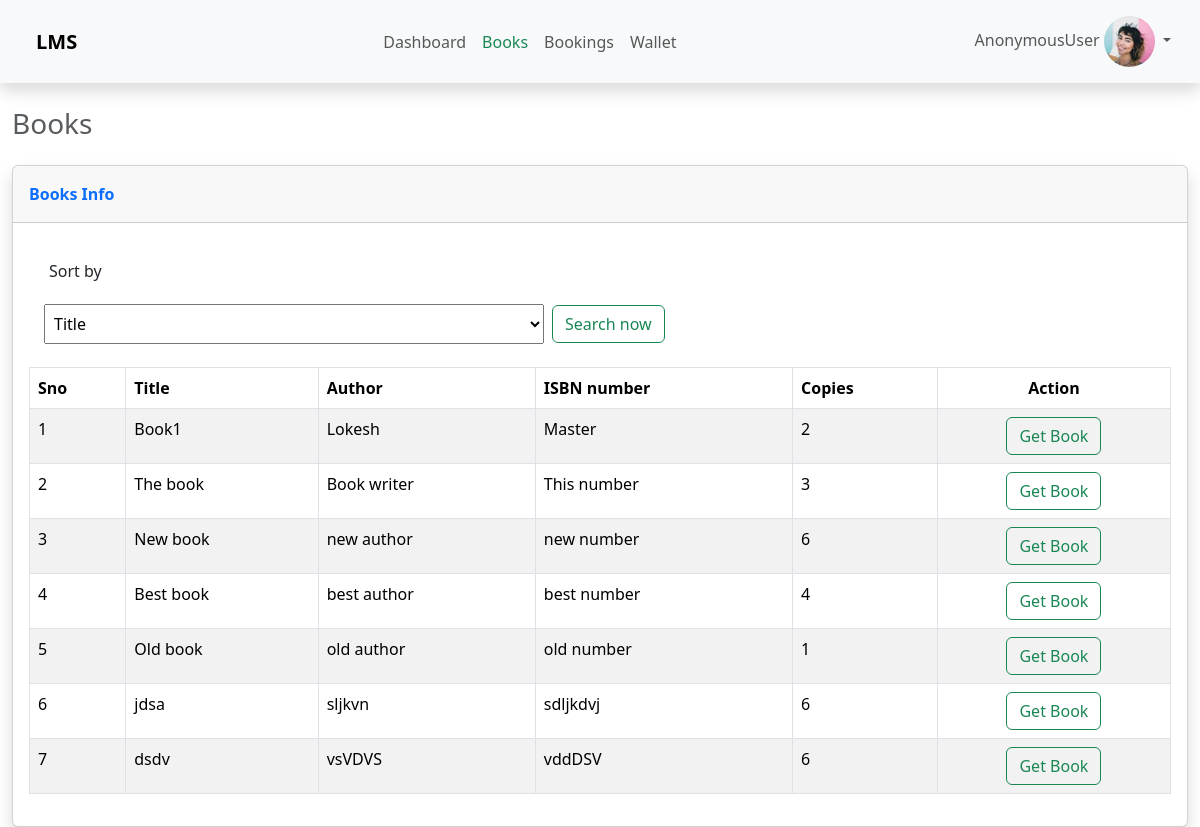
/books/, run on an earlier commit of the app's database.
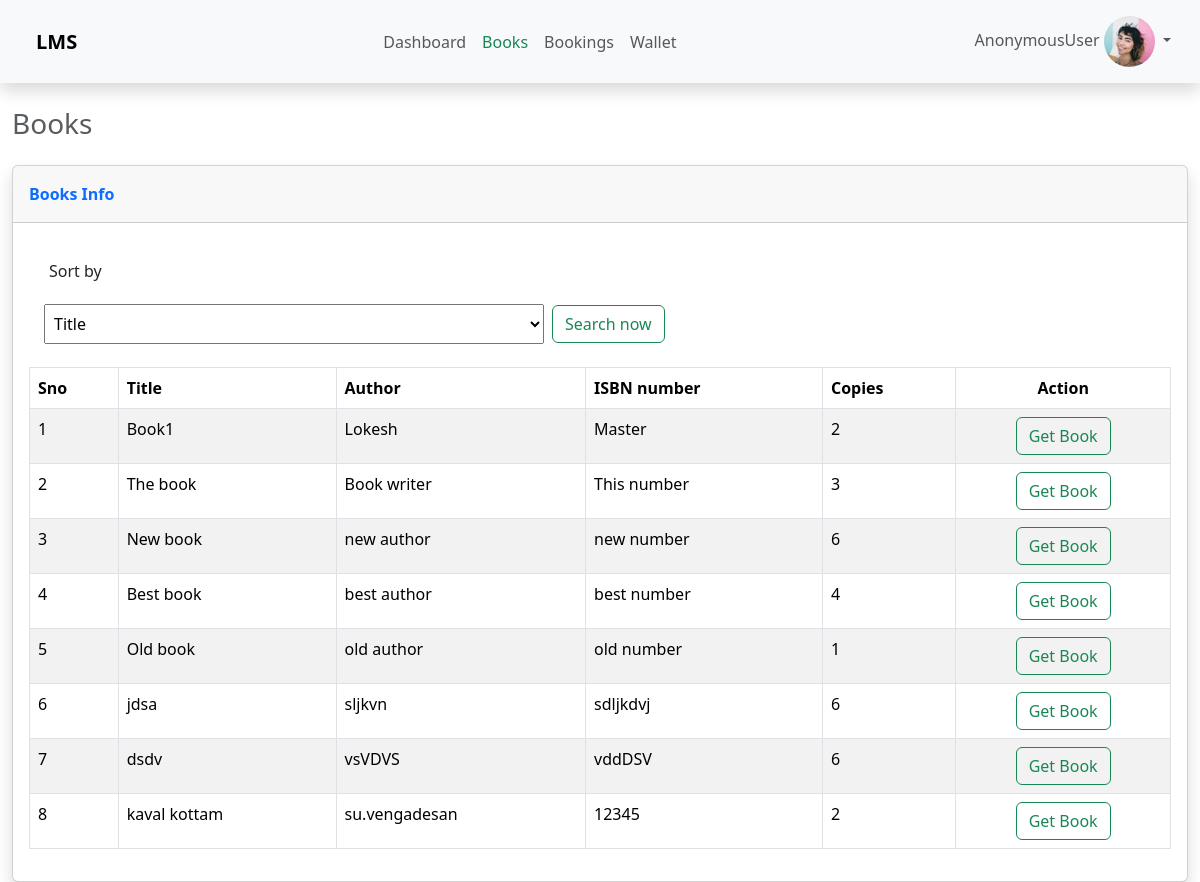
And on a later commit of the database.
### panel/models.py (models this page shows, shortened)
class Book(models.Model):
    title = models.CharField(max_length=200, null=True)
    author = models.CharField(max_length=200, null=True)
    isbn_number = models.CharField(max_length=20, null=True)
    copies = models.IntegerField(null=True)

### panel/views.py (the view)
# urls.py: path('books/',views.books, name="books"),
def books(request):
    books = list(Book.objects.all())
    if request.method == 'POST':
        key = request.POST.get('sort_by')
        qSortBooks(books,key.lower())
    return render(request, 'panel/books.html', {'books':books})

### templates/panel/books.html (shortened to what this page needs)
{% extends 'panel/index.html' %}
{% load static %}
{% block navbar %}
<ul class="d-flex navbar-nav align-items-center ms-auto">
    <li class="nav-item">
      <a class="nav-link"  href="{% url 'home' %}">Dashboard</a>
    </li>
    <li class="nav-item">
      <a class="nav-link active link-success fw-medium" aria-current="page" href="{% url 'books' %}">Books</a>
    </li>
    <li class="nav-item">
      <a class="nav-link" href="{% url 'bookings' %}">Bookings</a>
    </li>
    {% if user.is_superuser %}
    <li class="nav-item">
        <a class="nav-link" href="{% url 'students' %}">Students</a>
    </li>
    {% else %}
    <li class="nav-item">
      <a class="nav-link" href="{% url 'wallet' %}">Wallet</a>
    </li>
    {% endif %}
  </ul>
  {% endblock %}
{% block content %}
<div class="d-flex align-items-center ">
    <div class="container-fluid ">
        <h3 class="text-body-secondary mb-4 mt-3">Books</h3>
        <div class="card shadow ">
            <div class="card-header py-3">
                <p class="text-primary m-0 fw-bold">Books Info</p>
            </div>
            <div class="card-body">
                <div style=" padding: 15px; border-radius: 6px;">
                    <p style="padding: 5px;">Sort by</p>
                    <form method="post" class="d-flex align-items-center gap-2">
                        <select name="sort_by" style="width: 500px; height: 40px; padding: 5px;">
                            <option>Title</option>
                        </select>
                        <a href=""><button class="btn btn-outline-success">Search now</button></a>
                    </form>
                </div>
                <table class="table table-striped table-bordered mt-2" id="dataTable" style="width:100%">
                    <thead>
                        <tr>
                            <th>Sno</th>
                            <th>Title</th>
                            <th>Author</th>
                            <th>ISBN number</th>
                            <th>Copies</th>
                            {% if user.is_superuser %}
                            {% else %}
                            <th class="text-center">Action</th>
                            {% endif %}
                        </tr>
                    </thead>
                    <tbody>
                        {% for book in books %}
                            <tr style="padding: 5px;">
                                <td>{{forloop.counter}}</td>
                                <td>{{book.title}}</td>
                                <td>{{book.author}}</td>
                                <td>{{book.isbn_number}}</td>
                                <td>{{book.copies}}</td>
                                {% if user.is_superuser %}
                                {% else %}
                                <td><div class="d-flex justify-content-center"><a href="/addbookings/{{book.id}}/"><button class="btn btn-outline-success ">Get Book</button></a></div></td>
                                {% endif %}
                            </tr>
                        {% endfor %}
                    </tbody>
                </table>
            </div>
        </div>
    </div>
</div>
{% endblock %}

What changed in the data, as far as the page shows it:
added Book: title "kaval kottam", author "su.vengadesan", isbn_number "12345", copies "2"
